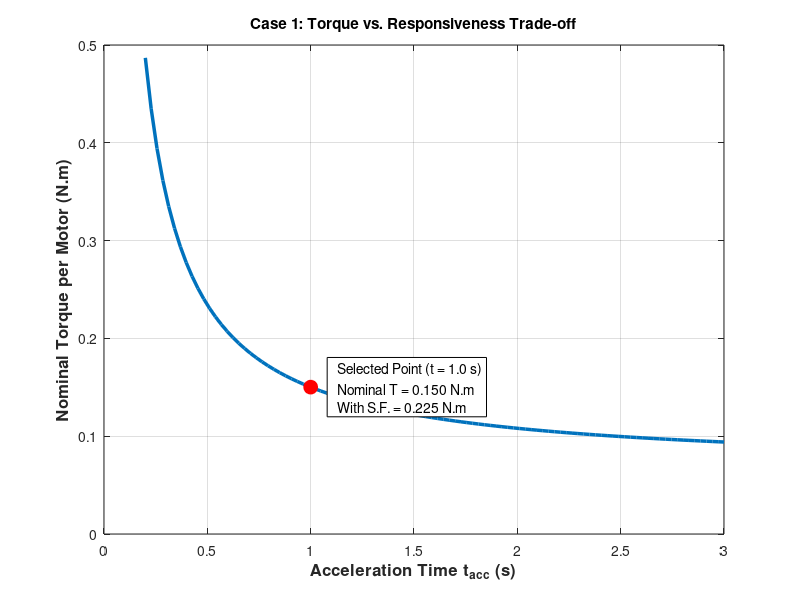

Write MATLAB code to recreate this figure. (Note: this script raises an error after producing the figure.)
%% CASE 1: FLAT TERRAIN - ACCELERATION ANALYSIS
clear; clc; close all;

%% 1. SYSTEM PARAMETERS
m_total = 6.9;      % [kg] Total Mass (with suspension)
r       = 0.065;    % [m] Wheel Radius
g       = 9.81;
Crr     = 0.06;     % Rolling Resistance Coeff
v_max   = 0.7;      % [m/s] Max Speed
SF      = 1.5;      % Safety Factor

% Wheel Inertia (Estimated for 0.25kg wheel)
I_wheel = 0.5 * 0.25 * r^2; 

%% 2. SWEEP ANALYSIS (Torque vs Accel Time)
% Range from 0.2s (Fast) to 3.0s (Slow)
t_acc_range = linspace(0.2, 3.0, 100);

% Calculate Torque for the whole range
a_range = v_max ./ t_acc_range;
alpha_range = a_range ./ r;
F_roll = m_total * g * Crr;
F_inertia = m_total .* a_range;
Torque_Curve = ((F_roll + F_inertia) .* r) / 4 + (I_wheel .* alpha_range);

%% 3. CALCULATE AT CHOSEN POINT (t = 1.0 s)
t_chosen = 1.0;
a_chosen = v_max / t_chosen;
alpha_chosen = a_chosen / r;

F_total_chosen = (m_total * g * Crr) + (m_total * a_chosen);
Torque_Nominal = (F_total_chosen * r) / 4 + (I_wheel * alpha_chosen);
Torque_Design  = Torque_Nominal * SF;

% Display Results in Command Window
fprintf('=== RESULTS FOR t_acc = 1.0 s ===\n');
fprintf('Required Linear Accel: %.2f m/s^2\n', a_chosen);
fprintf('Nominal Torque:        %.4f N.m\n', Torque_Nominal);
fprintf('Design Torque (SF=1.5): %.4f N.m\n', Torque_Design);

%% 4. PLOTTING
figure('Color','w');
plot(t_acc_range, Torque_Curve, 'LineWidth', 2.5, 'Color', [0 0.447 0.741]);
grid on;
xlabel('Acceleration Time t_{acc} (s)', 'FontSize', 12, 'FontWeight', 'bold');
ylabel('Nominal Torque per Motor (N.m)', 'FontSize', 12, 'FontWeight', 'bold');
title('Case 1: Torque vs. Responsiveness Trade-off');

% Mark the chosen point
hold on;
plot(t_chosen, Torque_Nominal, 'ro', 'MarkerSize', 10, 'MarkerFaceColor', 'r');

% Add Text Box with values
msg = sprintf('  Selected Point (t = 1.0 s)\n  Nominal T = %.3f N.m\n  With S.F. = %.3f N.m', ...
              Torque_Nominal, Torque_Design);
text(t_chosen + 0.1, Torque_Nominal, msg, 'BackgroundColor', 'w', 'EdgeColor', 'k');

% Draw Safety Factor Line (Optional visualization)
yline(Torque_Design, '--r', 'Label', 'Design Torque Limit (w/ Safety Factor)');